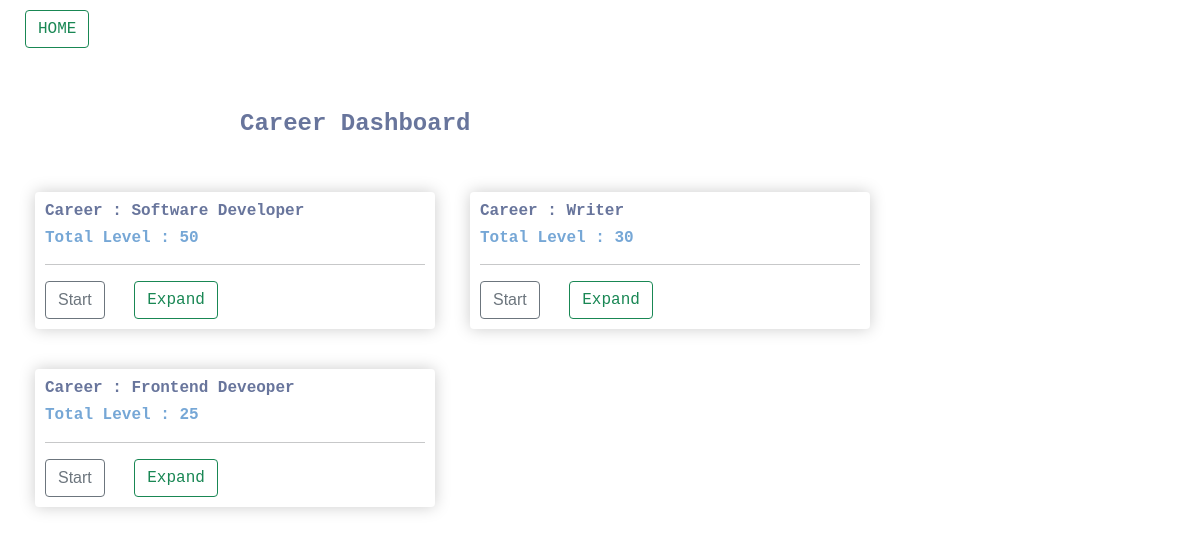
/ecareer/, run on the app's committed database.
### app4/models.py (models this page shows, shortened)
class CareerOption(models.Model):
    name = models.CharField(max_length=100,null=True)
    total_levels = models.CharField(max_length=100,null=True)
    student = models.ManyToManyField(Student)

### app4/views.py (the view)
# urls.py: path('ecareer/',views.career, name='career'),
def career(request):
    career = CareerOption.objects.all()
    context = {'career':career}
    return render(request,'app4/career.html',context)

### app4/templates/app4/career.html (shortened to what this page needs)
<!DOCTYPE html>
{% load static %}
<html>
    <head>
        <link href="https://cdn.jsdelivr.net/npm/bootstrap@5.0.2/dist/css/bootstrap.min.css" rel="stylesheet">
        <link rel="stylesheet" type="text/css" href="{% static 'styles/main.css' %}">
    </head>
<div style="width:100%; height:100px; margin-top:10px;"><a class="btn btn-outline-success" href="{% url 'home' %}">HOME</a></div>
<div style="margin-left:20%;">
 <h4 style="font-family:monospace; color:#68759c;"><strong>Career Dashboard</strong></h4>
  <hr style="color:white;">
  </div>
  {% for i in career %}
  <div class="col-lg-4" style="margin-left:35px;">
			<div class="box-element product">
				<h6 style="font-family:monospace; color:#68759c;"><strong>Career : {{ i.name}}</strong></h6>
                <h6 style="font-family:monospace; color:#76a7d6;"><strong> Total Level : {{ i.total_levels }}</strong></h6>
				<hr>
				<button data-product="" data-action="add" class="btn btn-outline-secondary add-btn update-cart">Start</button>
				<a class="btn btn-outline-success" href="{% url 'levelbased' i.id %}">Expand</a>
			</div>
		</div>
{% endfor %}

### static/styles/main.css (style rules this page uses)
a { text-decoration:none; color: #222222; color:white; font-family: monospace; margin-left: 25px; }
.box-element { box-shadow:hsl(0, 0%, 80%) 0 0 16px; background-color: #fff; border-radius: 4px; padding: 10px; width: 100%; }
.col-lg-4 { justify-content: center; margin-top: 20px; margin-bottom: 20px; float: left; margin-left: auto; margin-right: auto; }

### data on the page
CareerOption: name "Software Developer", total_levels "50"
CareerOption: name "Writer", total_levels "30"
CareerOption: name "Frontend Deveoper", total_levels "25"
